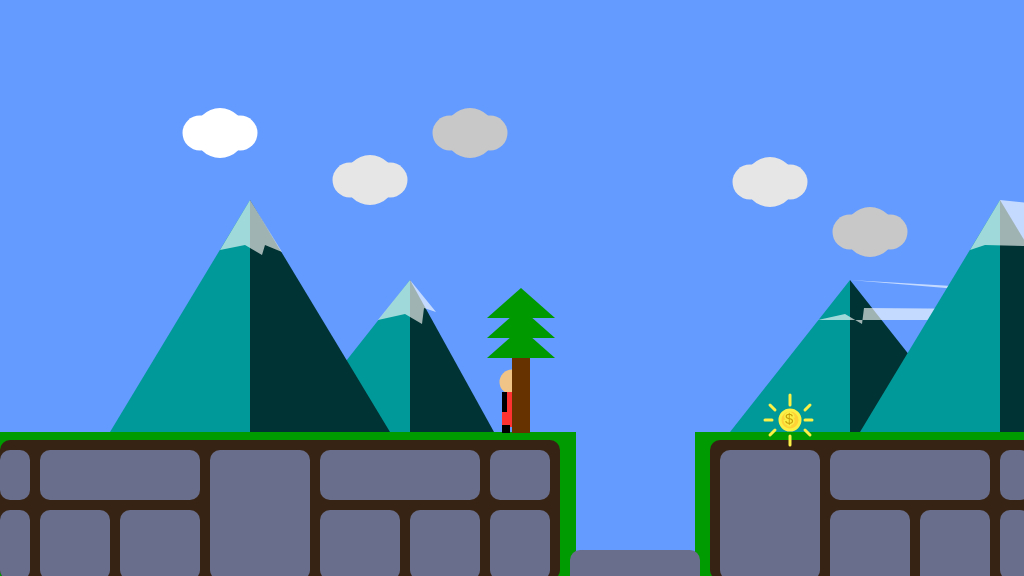
Frame 1 (no input)
Frame 60 (no input): identical to frame 1, image omitted
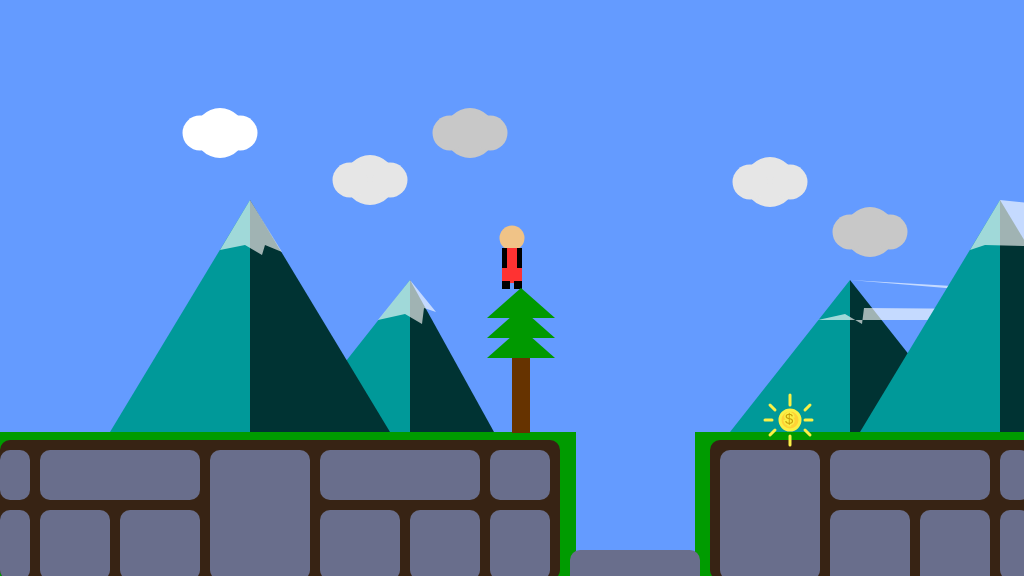
Frame 120 (the mouse pressed at the canvas centre since frame 60)

The p5.js sketch that drew these frames (run headless with seeded random() and noise() and a simulated clock; from frame 60 on, the mouse is pressed at the canvas centre):

// p5.js sketch
// ── sketch.js
/*

The Game Project

2b - using variables

*/

var floorPos_y;

var gameChar_x;
var gameChar_y;

var treePos_x;
var treePos_y;

var canyon;
var collectable;

var mountain;
var cloud;


function setup()
{
	createCanvas(1024, 576);
	floorPos_y = 432; //NB. we are now using a variable for the floor position

	//NB. We are now using the built in variables height and width
	gameChar_x = width/2;
	gameChar_y = floorPos_y;

	treePos_x = width/2;
	treePos_y = height/2;
    
    // width / 2 = 512
    
    canyon = {
        x: width/2,
        y: floorPos_y
    };
    
    collectable = {
        x: width/2,
        y: floorPos_y
    };

    mountain = {
        x: width/2,
        y: floorPos_y
    };
    
    cloud = {
        x: width/2,
        y: floorPos_y
    };
}

function draw()
{
	background(100, 155, 255); //fill the sky blue

	noStroke();
    
    // Clouds
    // cloud 1
	fill(255);    
    ellipse(cloud.x-292, floorPos_y-299, 50, 50);
    ellipse(cloud.x-312, floorPos_y-299, 35, 35);
    ellipse(cloud.x-272, floorPos_y-299, 35, 35);
    // cloud 2
    fill(230);
    ellipse(cloud.x-142, floorPos_y-252, 50, 50);
    ellipse(cloud.x-162, floorPos_y-252, 35, 35);
    ellipse(cloud.x-122, floorPos_y-252, 35, 35);
    // cloud 3
    fill(200);
    ellipse(cloud.x-42, floorPos_y-299, 50, 50);
    ellipse(cloud.x-62, floorPos_y-299, 35, 35);
    ellipse(cloud.x-22, floorPos_y-299, 35, 35);
    // cloud 4
    fill(230);
    ellipse(cloud.x+258, floorPos_y-250, 50, 50);
    ellipse(cloud.x+238, floorPos_y-250, 35, 35);
    ellipse(cloud.x+278, floorPos_y-250, 35, 35);
     // cloud 4
    fill(200);
    ellipse(cloud.x+358, floorPos_y-200, 50, 50);
    ellipse(cloud.x+338, floorPos_y-200, 35, 35);
    ellipse(cloud.x+378, floorPos_y-200, 35, 35);
    
    
    // Mountain
    
    // mount 1
    fill(0, 153, 153);
    triangle(mountain.x-102, floorPos_y-152, 
             mountain.x-102, floorPos_y, 
             mountain.x-222, floorPos_y);
    fill(0, 51, 51);
    triangle(mountain.x-102, floorPos_y-152, 
             mountain.x-102, floorPos_y, 
             mountain.x-18, floorPos_y);
    fill(255, 160);
    beginShape();
    vertex(mountain.x-134, floorPos_y-112);
    vertex(mountain.x-107, floorPos_y-118);
    vertex(mountain.x-90, floorPos_y-108);
    vertex(mountain.x-88, floorPos_y-124);
    vertex(mountain.x-76, floorPos_y-120);
    vertex(mountain.x-102, floorPos_y-152);
    vertex(mountain.x-134, floorPos_y-112);
    endShape();
    

    // mount 3
    fill(0, 153, 153);
    triangle(mountain.x+338, floorPos_y-152, 
             mountain.x+338, floorPos_y, 
             mountain.x+218, floorPos_y);
    fill(0, 51, 51);
    triangle(mountain.x+338, floorPos_y-152, 
             mountain.x+338, floorPos_y, 
             mountain.x+458, floorPos_y);
    fill(255, 160);
    beginShape();
    vertex(mountain.x+306, floorPos_y-112);
    vertex(mountain.x+333, floorPos_y-118);
    vertex(mountain.x+350, floorPos_y-108);
    vertex(mountain.x+352, floorPos_y-124);
    vertex(mountain.x+876, floorPos_y-120);
    vertex(mountain.x+338, floorPos_y-152);
    vertex(mountain.x+818, floorPos_y-112);
    endShape();
    
    // mount 4
    fill(0, 153, 153);
    triangle(mountain.x+488, floorPos_y-232, 
             mountain.x+488, floorPos_y, 
             mountain.x+348, floorPos_y);
    fill(0, 51, 51);
    triangle(mountain.x+488, floorPos_y-232, 
             mountain.x+488, floorPos_y, 
             mountain.x+628, floorPos_y);
    fill(255, 160);
    beginShape();
    vertex(mountain.x+458, floorPos_y-182);
    vertex(mountain.x+473, floorPos_y-187);
    vertex(mountain.x+900, floorPos_y-177);
    vertex(mountain.x+503, floorPos_y-187);
    vertex(mountain.x+980, floorPos_y-180);
    vertex(mountain.x+488, floorPos_y-232);
    vertex(mountain.x+458, floorPos_y-182);
    endShape();
    
    // mount 2
    fill(0, 153, 153);
    triangle(mountain.x-262, floorPos_y-232, 
             mountain.x-262, floorPos_y, 
             mountain.x-402, floorPos_y);
    fill(0, 51, 51);
    triangle(mountain.x-262, floorPos_y-232, 
             mountain.x-262, floorPos_y, 
             mountain.x-122, floorPos_y);
    fill(255, 160);
    beginShape();
    vertex(mountain.x-292, floorPos_y-182);
    vertex(mountain.x-267, floorPos_y-187);
    vertex(mountain.x-250, floorPos_y-177);
    vertex(mountain.x-247, floorPos_y-187);
    vertex(mountain.x-230, floorPos_y-180);
    vertex(mountain.x-262, floorPos_y-232);
    vertex(mountain.x-292, floorPos_y-182);
    endShape();

    
    
    // Green ground 1
	fill(0, 155, 0);
	rect(0, floorPos_y, height, width - floorPos_y); //draw some green ground
    // Green ground 2
    rect(695, floorPos_y, 654, 144);
    
    
    // Game character
    // head1
    fill(240, 195, 135);
    ellipse(gameChar_x, gameChar_y-50, 25, 25);
    // body1
    fill(255, 50, 50);
    rect(gameChar_x-10, gameChar_y-40, 20, 35);
    // arms1
    fill(0);
    rect(gameChar_x-10, gameChar_y-40, 5, 20);
    rect(gameChar_x+5, gameChar_y-40, 5, 20);
    // feet1
    rect(gameChar_x-10, gameChar_y-7, 8, 8);
    rect(gameChar_x+2, gameChar_y-7, 8, 8);
    
    
    // Tree
    // trunk
    fill(102, 51, 0);
    rect(treePos_x, treePos_y+65, 18, 80);
    // branches
    fill(0, 153, 0);
    // bottom branch
    triangle(treePos_x+9, treePos_y+40, 
             treePos_x-25, treePos_y+70, 
             treePos_x+43, treePos_y+70);
    // middle branch
    triangle(treePos_x+9, treePos_y+20, 
             treePos_x-25, treePos_y+50, 
             treePos_x+43, treePos_y+50);
    // top branch
    triangle(treePos_x+9, treePos_y, 
             treePos_x-25, treePos_y+30, 
             treePos_x+43, treePos_y+30);
    
    // Canyon
    // dirt 1
    fill(55, 35, 20);
    rect(0, floorPos_y+8, 560, 140, 10);
    // dirt 2
    rect(collectable.x+198, floorPos_y+8, 644, 140, 10);
    // cliff rocks 1
    fill(105, 110, 140);
    rect(canyon.x-22, floorPos_y+18, 60, 50, 10);
    rect(canyon.x-22, floorPos_y+78, 60, 70, 10);
    rect(canyon.x-102, floorPos_y+78, 70, 70, 10);
    rect(canyon.x-192, floorPos_y+78, 80, 70, 10);
    rect(canyon.x-192, floorPos_y+18, 160, 50, 10);
    rect(canyon.x-302, floorPos_y+18, 100, 130, 10);
    rect(canyon.x-472, floorPos_y+18, 160, 50, 10);
    rect(canyon.x-392, floorPos_y+78, 80, 70, 10);
    rect(canyon.x-472, floorPos_y+78, 70, 70, 10);
    rect(0, floorPos_y+18, 30, 50, 10);
    rect(0, floorPos_y+78, 30, 70, 10);
    // ravine river
    fill(0, 255, 255);
    rect(canyon+63, floorPos_y+68, 120, 50);
    // ravine rocks
    fill(105, 110, 140);
    rect(canyon.x+58, floorPos_y+118, 130, 50, 10);
    // cliff rocks 2
    rect(canyon.x+208, floorPos_y+18, 100, 130, 10);
    rect(canyon.x+318, floorPos_y+18, 160, 50, 10);
    rect(canyon.x+318, floorPos_y+78, 80, 75, 10);
    rect(canyon.x+408, floorPos_y+78, 70, 75, 10);
    rect(canyon.x+488, floorPos_y+18, 30, 50, 10);
    rect(canyon.x+488, floorPos_y+78, 30, 70, 10);
    
    
    // Collectable
    
    fill(255, 210, 55);
    stroke(250, 240, 70);
    strokeWeight(3);
    ellipse(collectable.x+278, floorPos_y-12, 20, 20);
    
    line(collectable.x+278, floorPos_y-27, 790, 395);
    
    line(collectable.x+263, floorPos_y-22, 770, 405);
    line(collectable.x+260, floorPos_y-12, 765, 420);
    line(collectable.x+263, floorPos_y-2, 770, 435);
    
    line(collectable.x+278, floorPos_y+4, 790, 445);
    
    line(collectable.x+293, floorPos_y-22, 810, 405);
    line(collectable.x+293, floorPos_y-12, 812, 420);
    line(collectable.x+293, floorPos_y-2, 810, 435);
    
    fill(200, 160, 10);
    textSize(15);
    text("$", 785, floorPos_y-20, 20, 20);
    
    strokeWeight(1);
    

}

function grid() {
    stroke(1);
    for (var x = 0; x < width; x += 10) {
        line(x, 0, x, height);
        for (var y = 0; y < height; y += 10) {
            line(0, y, width, y);
        }
    }
}

function displayMousePosition() {
    fill(255, 255, 255);
    rect(0, 0, 60, 20);
    fill(0);
    text(mouseX + ',' + mouseY, 10, 15);
}

function mousePressed()
{
    gameChar_x = mouseX;
    gameChar_y = mouseY;

}
